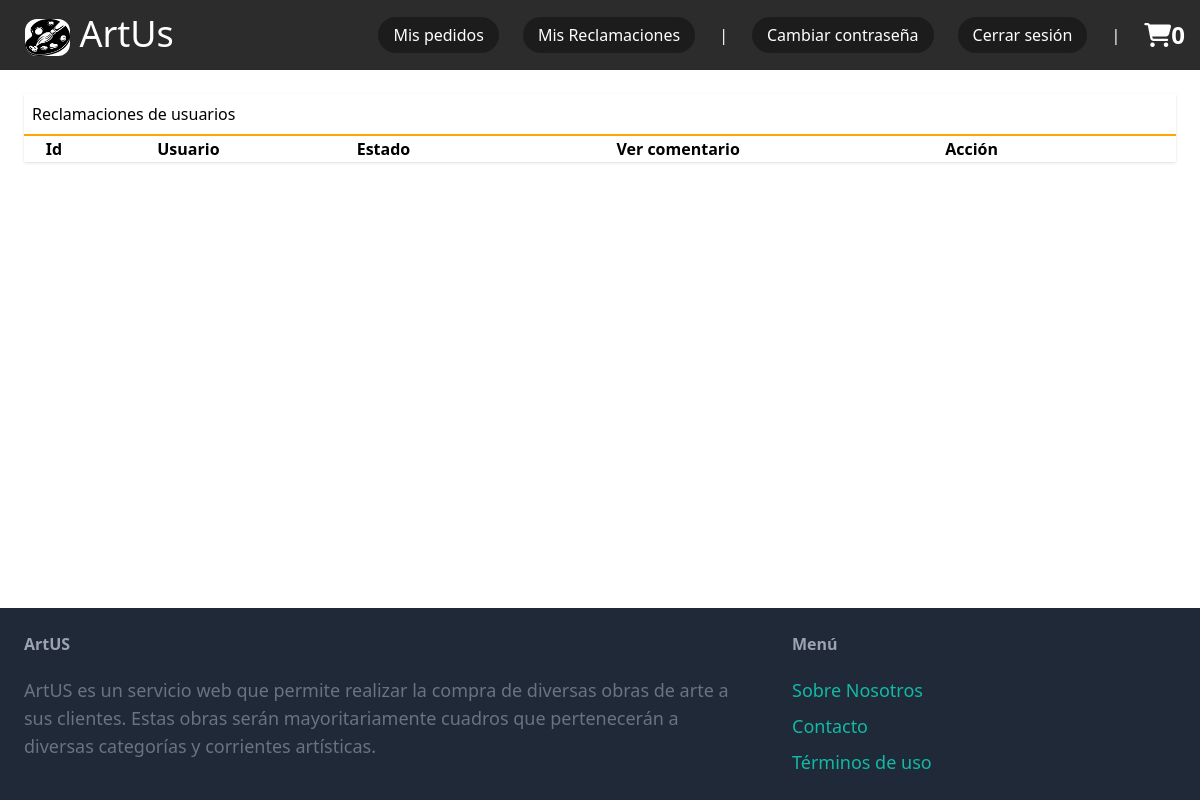
Page /manage-feedback/ (signed in) on the earlier database version.
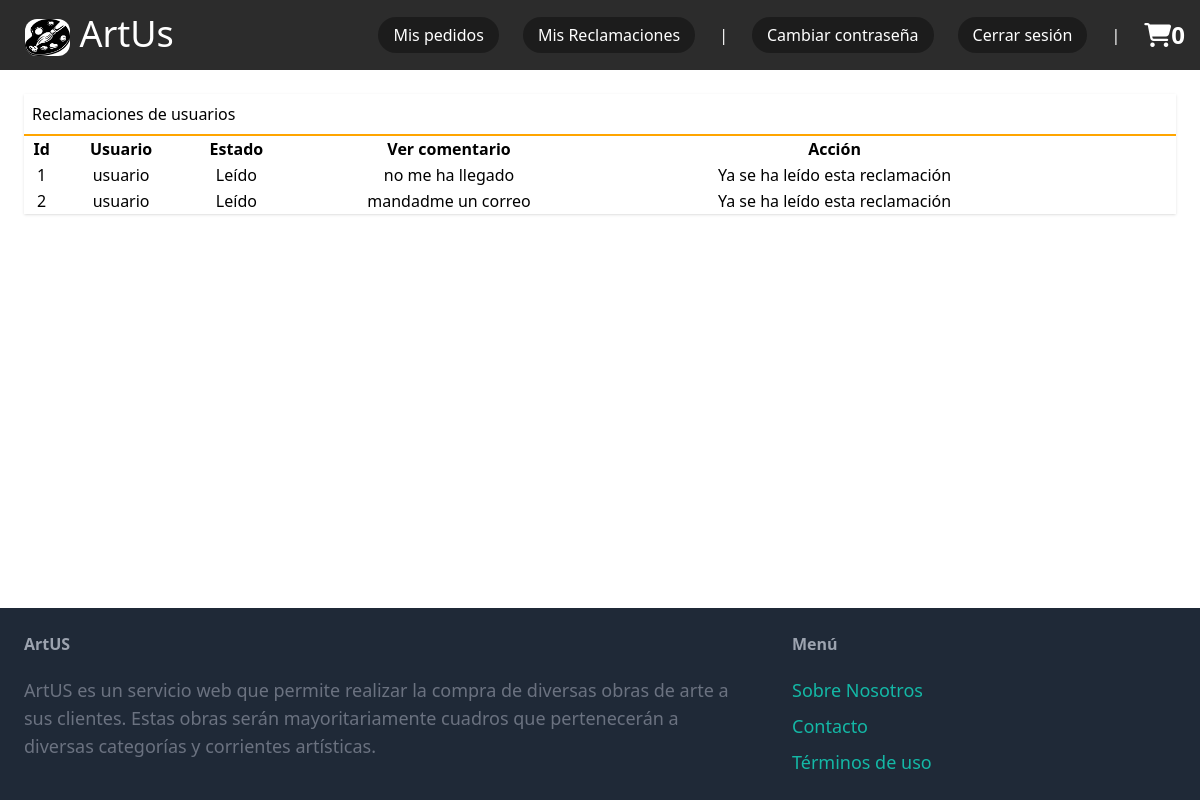
Same page on the later database version.
### proyect/models.py (models this page shows, shortened)
class Feedback(models.Model):
    customer = models.CharField(max_length=200, null=True, blank=True)
    order = models.ForeignKey(Order, on_delete= models.CASCADE)
    message = models.TextField(null=True, blank=True)
    created = models.DateTimeField(auto_now_add=True)
    status = models.IntegerField(choices=status, default=1)

### proyect/views.py (the view)
# urls.py: path('manage-feedback/', views.manage_feedback, name="manage-feedback"),
def manage_feedback(request):
    action = request.GET.get('action', 0)
    feedback = Feedback.objects.all()
    customer = None
    try:
        customer = Customer.objects.get(user=request.user)
    except ObjectDoesNotExist:
        pass
    return render(request, 'feedBack/manage-feedback.html', locals())

### proyect/context_processors.py (called while the page is built)
def total_bill(request):
    total = 0
    if request.user.is_authenticated:
        if "shopping_cart" in request.session.keys():
            for key, value in request.session["shopping_cart"].items():
                total += int(value["accum_value"])
    return {"total_bill": total}

def cart_count(request):
    count = 0
    if "shopping_cart" in request.session.keys():
        for key, value in request.session["shopping_cart"].items():
            count += int(value['quantity'])
    return {"cart_count": count}

### proyect/templates/feedBack/manage-feedback.html
{% extends 'core/base.html' %}
{% block content %}
{% load static %}
<div class="card shadow">
    <div class="card-body">
        <h5 class="p-2" style="border-bottom: 2px solid orange;">Reclamaciones de usuarios</h5>
        <div class="container-fluid">
            <table class="table table-bordered" style="width:90%">
                <thead>
                <tr>
                    <th>Id</th>
                    <th>Usuario</th>
                    <th>Estado</th>
                    <th>Ver comentario</th>
                    <th>Acción</th>
                </tr>
                </thead>
                <tbody>
                {% for i in feedback %}
                <tr class='border-black'id="row-{{forloop.counter}}">
                    <td style="text-align: center">{{i.id}}</td>
                    <td style="text-align: center">{{i.customer}}</td>
                    <td style="text-align: center">{{i.get_status_display}}</td>
                    <td style="text-align: center">{{i.message}}</td>
                    {% if i.get_status_display == "No leído" %}
                        <td style="text-align: center">
                            <a href="/read-feedback/{{i.id}}/" class="px-3 py-0.4 text-lg font-semibold bg-orange-500 text-white rounded-xl hover:bg-teal-700">Marcar como leído</a>
                        </td>
                    {% else %}
                        <td style="text-align: center">
                            Ya se ha leído esta reclamación
                        </td>
                    {% endif %}
                </tr>
                {% endfor %}
                </tbody>
            </table>
        </div>
    </div>
</div>
{% endblock %}

Differences in the rows shown:
added Feedback: id "1", customer "usuario", status "Leído", message "no me ha llegado", shows "Ya se ha leído esta reclamación"
added Feedback: id "2", customer "usuario", status "Leído", message "mandadme un correo", shows "Ya se ha leído esta reclamación"
